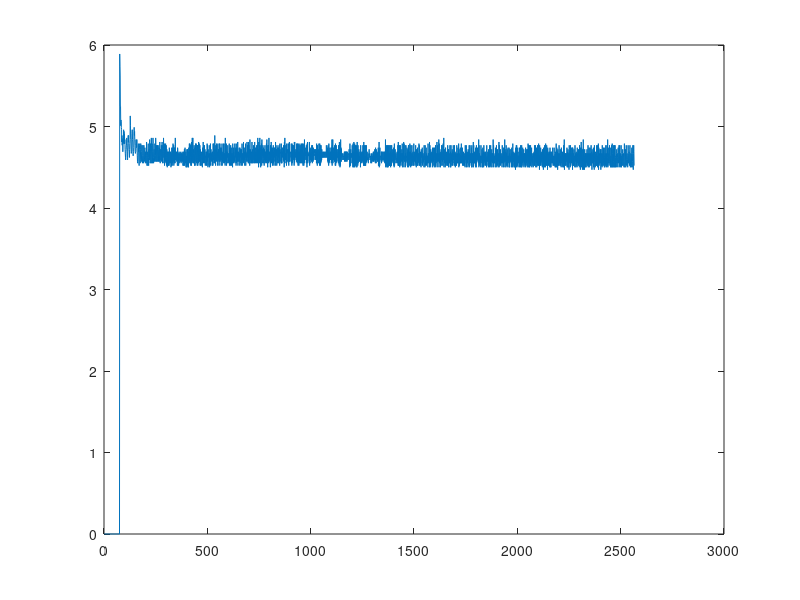
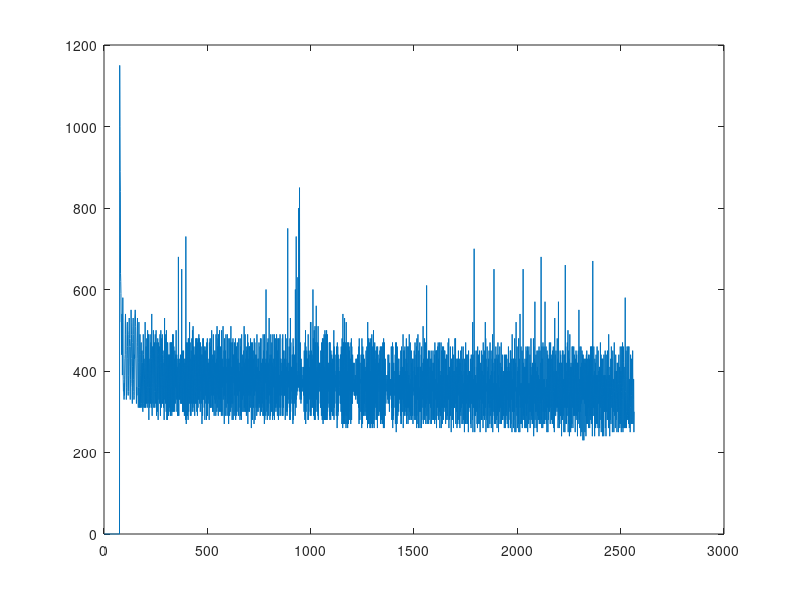
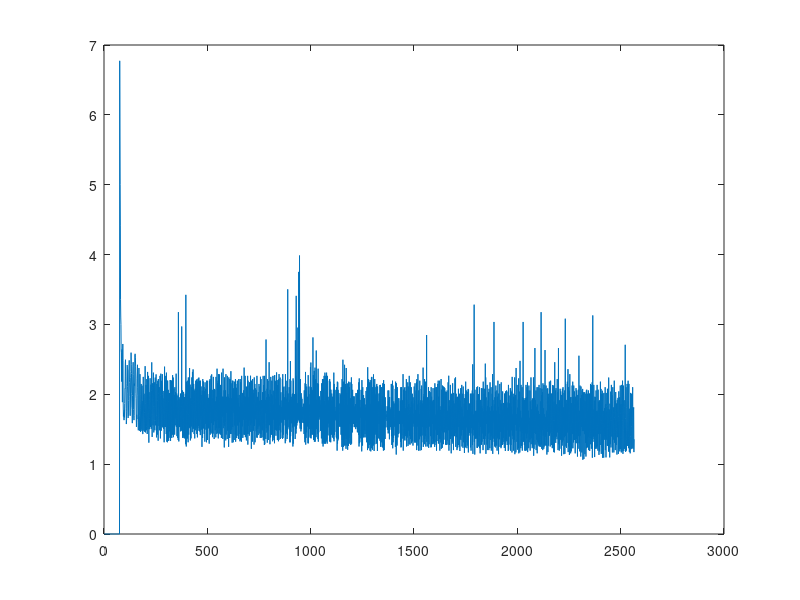

Reproduce these figures in MATLAB, in order.

%% Open file and read data
addpath('tests');
[U,I] = textread('test2.txt','%f %f');

%% Make calculations
P = U.*I;

%% Plot the variables
figure(1);
plot(U);
figure(2);
plot(I*1e3);
figure(3);
plot(P);